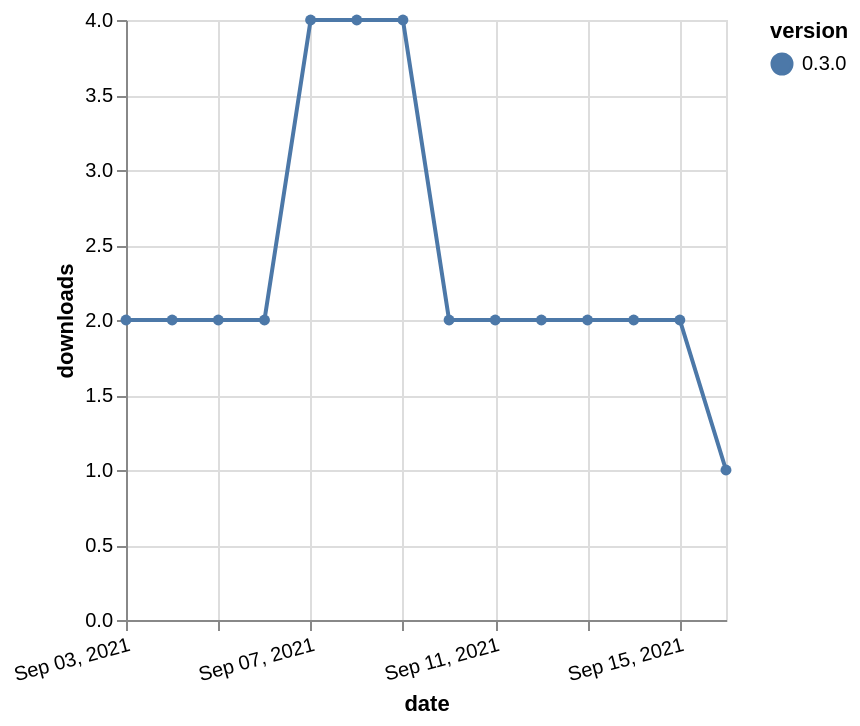

The specification (Vega-Lite) saved for this image:
### Vega-Lite specification from a JSON file in a GitHub repository (floating-point values rounded to 4 significant figures)
{"$schema": "https://vega.github.io/schema/vega-lite/v5.json", "description": "A simple bar chart with embedded data.", "data": {"values": [{"date": "2021-09-03", "total": 1344, "delta": 2, "version": "0.3.0"}, {"date": "2021-09-04", "total": 1346, "delta": 2, "version": "0.3.0"}, {"date": "2021-09-05", "total": 1348, "delta": 2, "version": "0.3.0"}, {"date": "2021-09-06", "total": 1350, "delta": 2, "version": "0.3.0"}, {"date": "2021-09-07", "total": 1354, "delta": 4, "version": "0.3.0"}, {"date": "2021-09-08", "total": 1358, "delta": 4, "version": "0.3.0"}, {"date": "2021-09-09", "total": 1362, "delta": 4, "version": "0.3.0"}, {"date": "2021-09-10", "total": 1364, "delta": 2, "version": "0.3.0"}, {"date": "2021-09-11", "total": 1366, "delta": 2, "version": "0.3.0"}, {"date": "2021-09-12", "total": 1368, "delta": 2, "version": "0.3.0"}, {"date": "2021-09-13", "total": 1370, "delta": 2, "version": "0.3.0"}, {"date": "2021-09-14", "total": 1372, "delta": 2, "version": "0.3.0"}, {"date": "2021-09-15", "total": 1374, "delta": 2, "version": "0.3.0"}, {"date": "2021-09-16", "total": 1375, "delta": 1, "version": "0.3.0"}]}, "width": "container", "mark": {"type": "line", "point": {"filled": true}}, "encoding": {"x": {"field": "date", "type": "temporal", "timeUnit": "yearmonthdate", "title": "date", "axis": {"labelAngle": -15}}, "y": {"field": "delta", "type": "quantitative", "title": "downloads"}, "color": {"field": "version", "type": "nominal"}, "tooltip": {"field": "delta"}}}
